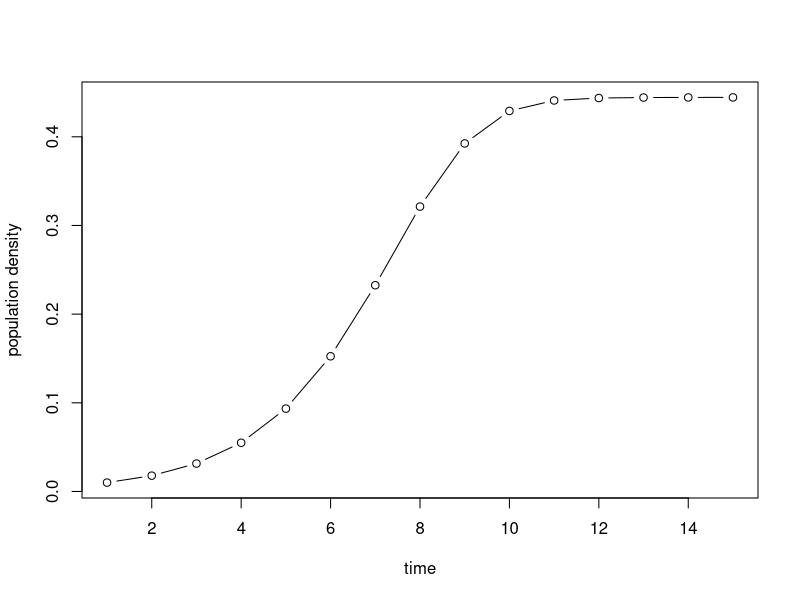

Here is the R script that generated this plot:
## ---- chunk 1
#| echo: false
time <- 1:15
growthFun <- function(x, y, lambda = 1.8) lambda * x * (1 - x)
pop <- Reduce(growthFun, rep(0.01, times = length(time)), accumulate = TRUE)
plot(time, pop, xlab = "time", ylab = "population density", type = "b")
